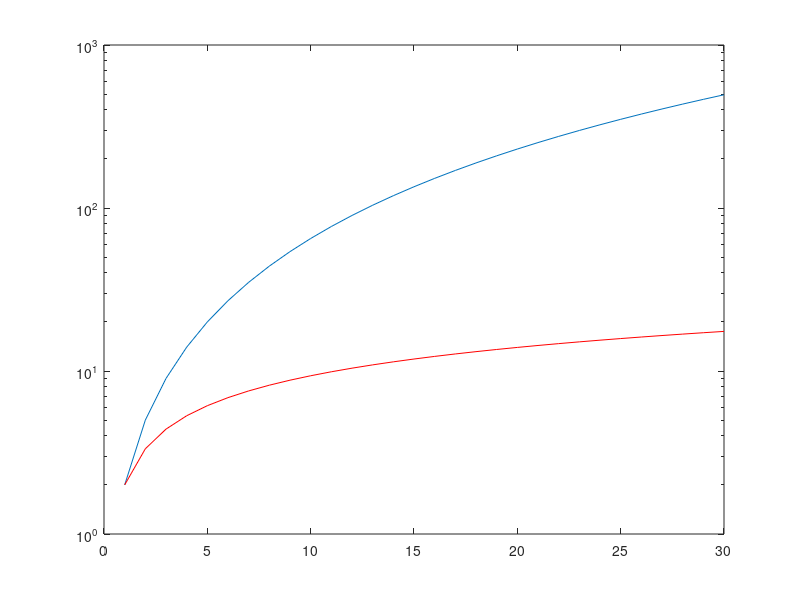
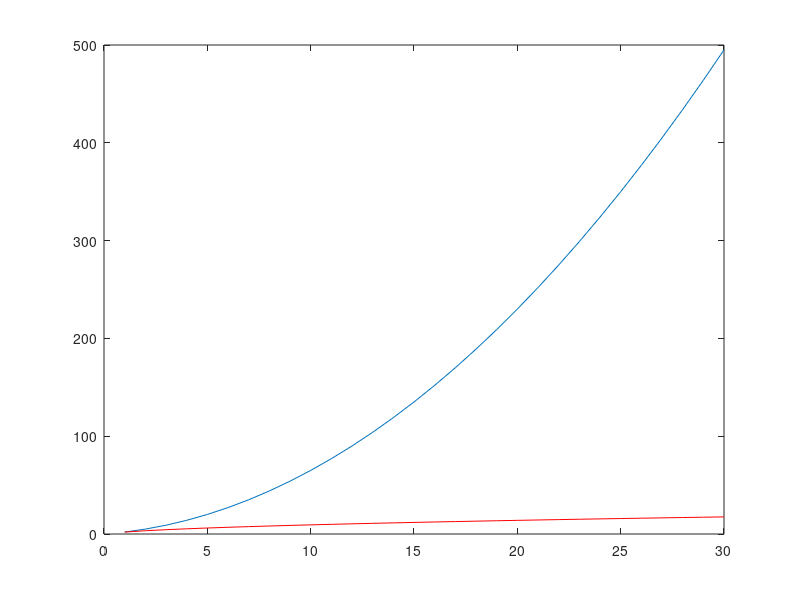

Recreate these plots in MATLAB, in order.
close all
clear all

%The parameters of a pareto distribution
alpha = 3;
beta = 2;

%The departure rate of peers under steady state
theta = (alpha-2)/beta;
%theta = 0.001425

%Replication rate
mu = 1;
    
%Replication factor sweep
for r = 1:30
    %Calculate the determinant of A = I - Q
    deta = 1;

    for k = 1:r-1
        deta = deta*k*theta/(k*theta + mu);
    end

    lifetime_rep(r) = 1/deta*(1/r/theta + (1 - deta)/mu);
    
    lifetime_norep(r) = 0;
    for i = 1:r
        lifetime_norep(r) = lifetime_norep(r) + factorial(r)/(factorial(i)*factorial(r-i))*(-1)^i * (beta/(i * (1-alpha) + 1));
    end
end

semilogy(lifetime_rep);
hold on
semilogy(lifetime_norep, 'r');

figure
plot(lifetime_rep);
hold on
plot(lifetime_norep, 'r');
